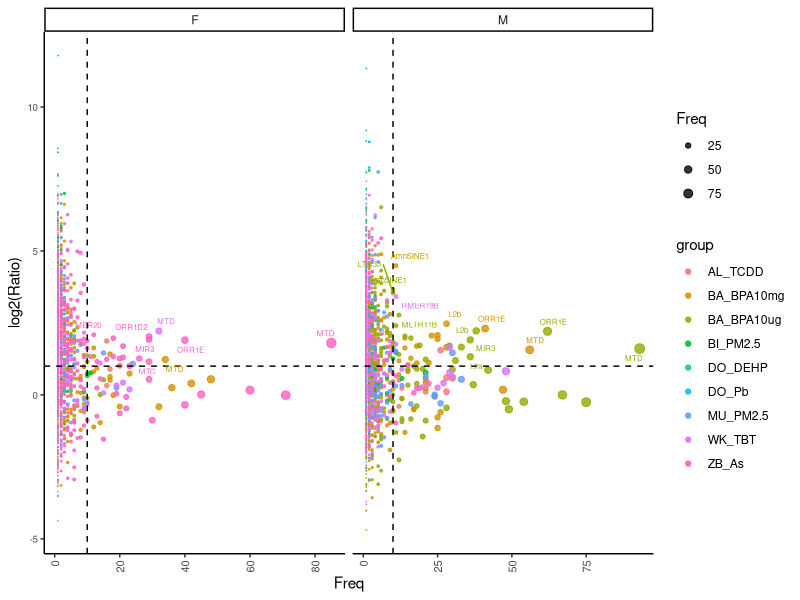

Write the R code that produced this figure.
library(ggplot2)
library(ggrepel)

data<-read.table("supplementary file 8. subfamily_enrichment_of_DA-TEs.txt",header = T)

ggplot(data,aes(x=Freq, y=log2(Ratio), col = group, size=Freq))+ geom_point(alpha=0.8)+
  theme_classic()+ scale_size(range = c(0.01, 3))+facet_wrap(~sex,scales = "free_x")+
  theme(axis.text.x = element_text(angle = 90, hjust = 1,size=8,vjust = 0.5),
        axis.text.y = element_text(hjust = 1,size=7,vjust = 0.5))+
  geom_hline(yintercept=log2(2),linetype="dashed",size=0.5)+
  geom_vline(xintercept=10, linetype="dashed",size=0.5)+
  geom_text_repel(data = subset(data, data$Freq>=10 & data$Ratio>=2),aes(label = subfamily),size = 2)
